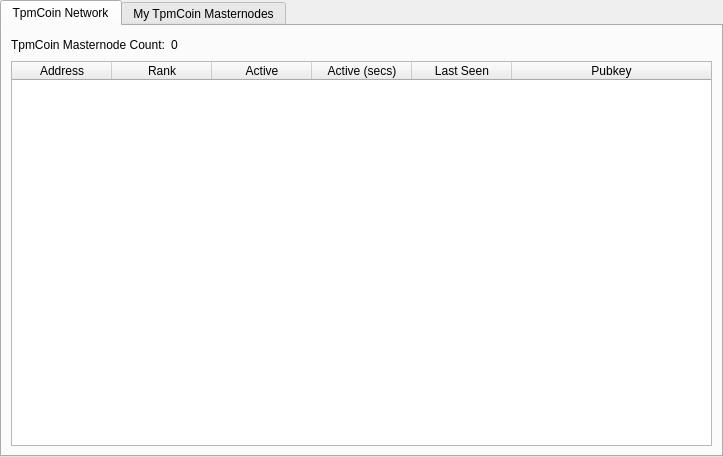
<?xml version="1.0" encoding="UTF-8"?>
<ui version="4.0">
 <class>MasternodeManager</class>
 <widget class="QWidget" name="MasternodeManager">
  <property name="geometry">
   <rect>
    <x>0</x>
    <y>0</y>
    <width>723</width>
    <height>457</height>
   </rect>
  </property>
  <property name="windowTitle">
   <string>Form</string>
  </property>
  <layout class="QVBoxLayout" name="topLayout">
   <property name="leftMargin">
    <number>0</number>
   </property>
   <property name="topMargin">
    <number>0</number>
   </property>
   <property name="rightMargin">
    <number>0</number>
   </property>
   <property name="bottomMargin">
    <number>0</number>
   </property>
   <item>
    <layout class="QVBoxLayout" name="verticalLayout">
     <property name="bottomMargin">
      <number>0</number>
     </property>
     <item>
      <widget class="QTabWidget" name="tabWidget">
       <property name="currentIndex">
        <number>0</number>
       </property>
       <property name="movable">
        <bool>true</bool>
       </property>
       <widget class="QWidget" name="tab">
        <attribute name="title">
         <string>TpmCoin Network</string>
        </attribute>
        <layout class="QGridLayout" name="gridLayout">
         <item row="1" column="0">
          <widget class="QTableWidget" name="tableWidget">
           <property name="editTriggers">
            <set>QAbstractItemView::NoEditTriggers</set>
           </property>
           <property name="alternatingRowColors">
            <bool>true</bool>
           </property>
           <property name="selectionBehavior">
            <enum>QAbstractItemView::SelectRows</enum>
           </property>
           <attribute name="horizontalHeaderStretchLastSection">
            <bool>true</bool>
           </attribute>
           <column>
            <property name="text">
             <string>Address</string>
            </property>
           </column>
           <column>
            <property name="text">
             <string>Rank</string>
            </property>
           </column>
           <column>
            <property name="text">
             <string>Active</string>
            </property>
           </column>
           <column>
            <property name="text">
             <string>Active (secs)</string>
            </property>
           </column>
           <column>
            <property name="text">
             <string>Last Seen</string>
            </property>
           </column>
           <column>
            <property name="text">
             <string>Pubkey</string>
            </property>
           </column>
          </widget>
         </item>
         <item row="0" column="0">
          <layout class="QHBoxLayout" name="horizontalLayout_3">
           <property name="bottomMargin">
            <number>0</number>
           </property>
           <item>
            <widget class="QLabel" name="label_2">
             <property name="text">
              <string>TpmCoin Masternode Count:</string>
             </property>
            </widget>
           </item>
           <item>
            <widget class="QLabel" name="countLabel">
             <property name="text">
              <string>0</string>
             </property>
            </widget>
           </item>
           <item>
            <spacer name="horizontalSpacer_3">
             <property name="orientation">
              <enum>Qt::Horizontal</enum>
             </property>
             <property name="sizeHint" stdset="0">
              <size>
               <width>40</width>
               <height>20</height>
              </size>
             </property>
            </spacer>
           </item>
          </layout>
         </item>
        </layout>
       </widget>
       <widget class="QWidget" name="tab_2">
        <attribute name="title">
         <string>My TpmCoin Masternodes</string>
        </attribute>
        <layout class="QGridLayout" name="gridLayout_2">
         <item row="0" column="0">
          <layout class="QVBoxLayout" name="verticalLayout_2">
           <property name="bottomMargin">
            <number>0</number>
           </property>
           <item>
            <layout class="QHBoxLayout" name="horizontalLayout">
             <item>
              <widget class="QPushButton" name="createButton">
               <property name="text">
                <string>&amp;Create...</string>
               </property>
              </widget>
             </item>
             <item>
              <widget class="QPushButton" name="copyAddressButton">
               <property name="text">
                <string>Copy &amp;Address</string>
               </property>
              </widget>
             </item>
             <item>
              <spacer name="horizontalSpacer">
               <property name="orientation">
                <enum>Qt::Horizontal</enum>
               </property>
               <property name="sizeHint" stdset="0">
                <size>
                 <width>40</width>
                 <height>20</height>
                </size>
               </property>
              </spacer>
             </item>
            </layout>
           </item>
           <item>
            <widget class="QTableWidget" name="tableWidget_2">
             <property name="sizePolicy">
              <sizepolicy hsizetype="Expanding" vsizetype="Expanding">
               <horstretch>0</horstretch>
               <verstretch>0</verstretch>
              </sizepolicy>
             </property>
             <property name="verticalScrollBarPolicy">
              <enum>Qt::ScrollBarAsNeeded</enum>
             </property>
             <property name="horizontalScrollBarPolicy">
              <enum>Qt::ScrollBarAsNeeded</enum>
             </property>
             <property name="sizeAdjustPolicy">
              <enum>QAbstractScrollArea::AdjustIgnored</enum>
             </property>
             <property name="autoScroll">
              <bool>true</bool>
             </property>
             <property name="editTriggers">
              <set>QAbstractItemView::NoEditTriggers</set>
             </property>
             <property name="alternatingRowColors">
              <bool>true</bool>
             </property>
             <property name="selectionMode">
              <enum>QAbstractItemView::SingleSelection</enum>
             </property>
             <property name="selectionBehavior">
              <enum>QAbstractItemView::SelectRows</enum>
             </property>
             <attribute name="horizontalHeaderDefaultSectionSize">
              <number>80</number>
             </attribute>
             <attribute name="horizontalHeaderMinimumSectionSize">
              <number>50</number>
             </attribute>
             <attribute name="horizontalHeaderStretchLastSection">
              <bool>true</bool>
             </attribute>
             <column>
              <property name="text">
               <string>Alias</string>
              </property>
             </column>
             <column>
              <property name="text">
               <string>IP</string>
              </property>
             </column>
             <column>
              <property name="text">
               <string>Rank</string>
              </property>
             </column>
             <column>
              <property name="text">
               <string>Status</string>
              </property>
             </column>
             <column>
              <property name="text">
               <string>Collateral Address</string>
              </property>
             </column>
            </widget>
           </item>
           <item>
            <layout class="QHBoxLayout" name="horizontalLayout_2">
             <property name="bottomMargin">
              <number>0</number>
             </property>
             <item>
              <widget class="QPushButton" name="editButton">
               <property name="enabled">
                <bool>false</bool>
               </property>
               <property name="text">
                <string>&amp;Edit</string>
               </property>
              </widget>
             </item>
             <item>
              <widget class="QPushButton" name="getConfigButton">
               <property name="text">
                <string>&amp;Get Config</string>
               </property>
              </widget>
             </item>
             <item>
              <widget class="QPushButton" name="removeButton">
               <property name="text">
                <string>&amp;Remove</string>
               </property>
              </widget>
             </item>
             <item>
              <spacer name="horizontalSpacer_2">
               <property name="orientation">
                <enum>Qt::Horizontal</enum>
               </property>
               <property name="sizeHint" stdset="0">
                <size>
                 <width>40</width>
                 <height>20</height>
                </size>
               </property>
              </spacer>
             </item>
            </layout>
           </item>
           <item>
            <layout class="QHBoxLayout" name="horizontalLayout_4">
             <property name="bottomMargin">
              <number>0</number>
             </property>
             <item>
              <widget class="QPushButton" name="startButton">
               <property name="text">
                <string>&amp;Start</string>
               </property>
              </widget>
             </item>
             <item>
              <widget class="QPushButton" name="stopButton">
               <property name="text">
                <string>Sto&amp;p</string>
               </property>
              </widget>
             </item>
             <item>
              <spacer name="horizontalSpacer_4">
               <property name="orientation">
                <enum>Qt::Horizontal</enum>
               </property>
               <property name="sizeHint" stdset="0">
                <size>
                 <width>40</width>
                 <height>20</height>
                </size>
               </property>
              </spacer>
             </item>
            </layout>
           </item>
           <item>
            <layout class="QHBoxLayout" name="horizontalLayout_5">
             <property name="bottomMargin">
              <number>0</number>
             </property>
             <item>
              <widget class="QPushButton" name="startAllButton">
               <property name="text">
                <string>S&amp;tart All</string>
               </property>
              </widget>
             </item>
             <item>
              <widget class="QPushButton" name="stopAllButton">
               <property name="text">
                <string>St&amp;op All</string>
               </property>
              </widget>
             </item>
             <item>
              <spacer name="horizontalSpacer_5">
               <property name="orientation">
                <enum>Qt::Horizontal</enum>
               </property>
               <property name="sizeHint" stdset="0">
                <size>
                 <width>40</width>
                 <height>20</height>
                </size>
               </property>
              </spacer>
             </item>
            </layout>
           </item>
          </layout>
         </item>
        </layout>
       </widget>
      </widget>
     </item>
    </layout>
   </item>
  </layout>
 </widget>
 <resources/>
 <connections/>
</ui>
